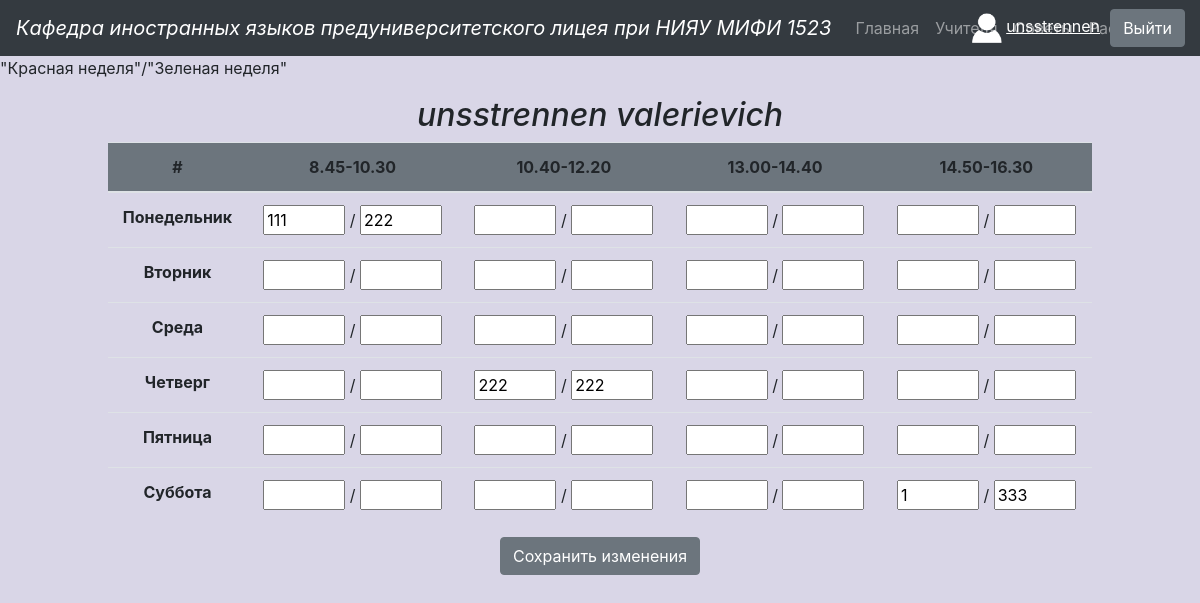
Before: /profile (signed in) with the older database file.
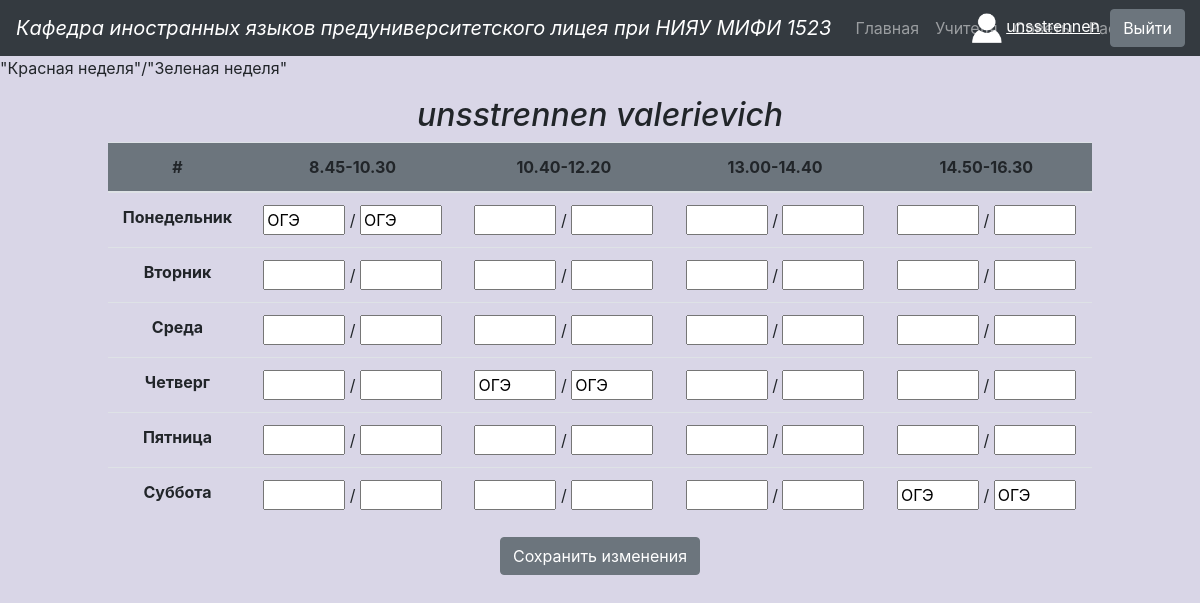
After: the same page with the newer database file.
### main.py (models this page shows, shortened)
class Timetable(db.Model):
    id = db.Column(db.Integer, primary_key=True)
    day = db.Column(db.String(30), unique=False, nullable=False)
    number = db.Column(db.Integer, unique=False, nullable=False)
    full_name = db.Column(db.String(80), unique=False, nullable=False)
    red_week = db.Column(db.String(30), unique=False, nullable=False)
    green_week = db.Column(db.String(30), unique=False, nullable=False)
    user_id = db.Column(db.Integer, unique=False, nullable=False)

### main.py (the view, shortened to what this page needs)
@app.route('/profile', methods=['get', 'post'])
def profile():
    if request.method == 'GET':
        if 'username' not in session:
            return redirect('/index')
        if session['username'] == 'admin':
            return redirect('/admin')
        query = Teacher.query.filter_by(username=session['username']).first()
        full_name = query.full_name
        teacher_dict = dict()
        for day in WEEK_DAYS:
            teacher_dict[day] = dict
        for day in WEEK_DAYS:
            day_dict = dict()
            for number in range(1, 5):
                query = Timetable.query.filter_by(day=day, number=number, full_name=full_name).first()
                day_dict[number] = {'red_week': query.red_week, 'green_week': query.green_week}
            teacher_dict[day] = day_dict
        print(teacher_dict['Понедельник'][1])
        return render_template('profile.html', session=session, full_name=full_name,
                               week_days=WEEK_DAYS, data=teacher_dict)

### templates/profile.html (shortened to what this page needs)
<!DOCTYPE html>
<html lang="ru">
<head>
        <link rel="stylesheet" href="{{ url_for('static', filename='css/bootstrap.min.css') }}" >
    <link rel="stylesheet" href="{{ url_for('static', filename='css/TEACHERS.css') }}" >
</head>
<body style='background-color:#d9d6e7;'>
  <nav class="navbar navbar-expand-lg navbar-dark bg-dark">
<a class="navbar-brand" href="#"><em>Кафедра иностранных языков предуниверситетского лицея при НИЯУ МИФИ 1523</em></a>
<div class="collapse navbar-collapse" id="navbarNav">
 <ul class="navbar-nav">
   <li class="nav-item">
     <a class="nav-link" href="/index">Главная</a>
   </li>
   <li class="nav-item">
     <a class="nav-link" href="/teachers">Учителя <span class="sr-only">(current)</span></a>
   </li>
   <li class="nav-item">
     <a class="nav-link" href="/advices">Советы</a>
   </li>
   <li class="nav-item">
     <a class="nav-link" href="/timetable">Расписание</a>
   </li>
 </ul>
    {% if session['username'] %}
    <div style="position: absolute; right: 100px;">
  <img src="{{ url_for('static', filename='images/user.png') }}" width="30" height="30">
    <a href="profile" style="color: white; text-decoration: underline; display: inline;">
        {{ session['username'] }}</a>
    </div>
        <a class="btn btn-secondary" href="logout" role="button" style="position: absolute; right: 15px; display: inline;">Выйти</a>
    {% else %}
  <a class="btn btn-secondary" href="login" role="button"style="position: absolute; right: 15px; display: inline;">Войти</a>
    {% endif %}
</div>
</nav>
  <p> "Красная неделя"/"Зеленая неделя"</p>
    <div class="text-center">
    <h2 class='my'><em>{{ full_name }}</em></h2>
  </div>
  <form method="post">
  <div class="row">
    <table class="table" style="width: 80%; text-align: center; margin: auto;">
  <thead class="bg-secondary">
    <tr>
      <th scope="col">#</th>
      <th scope="col">8.45-10.30</th>
      <th scope="col">10.40-12.20</th>
      <th scope="col">13.00-14.40</th>
      <th scope="col">14.50-16.30</th>
    </tr>
  </thead>
        {% for day in week_days %}
    <tr>
      <th scope="row">{{ day }}</th>
        {% for number in range(1, 5) %}
        <td>
            <input type="text" value="{{ data[day][number]['red_week'] }}" name="{{ session['user_id'] }}-{{ day }}-{{ number }}-red_week" size="3">
            /
            <input type="text" value="{{ data[day][number]['green_week'] }}" name="{{ session['user_id'] }}-{{ day }}-{{ number }}-green_week" size="3">
        {% endfor %}
    </tr>
        {% endfor %}
    </table>
  </div>
    <input class="btn btn-secondary" type="submit" value="Сохранить изменения" style="   display:block;
   position: relative; margin: 15px auto;">
    </form>
</body>
</html>

Changed rows visible on the page:
changed Timetable (number 1 of 3 on the later page): red_week "111" → "ОГЭ"; green_week "222" → "ОГЭ"
changed Timetable (number 2 of 3 on the later page): red_week "222" → "ОГЭ"; green_week "222" → "ОГЭ"
changed Timetable (number 3 of 3 on the later page): green_week "333" → "ОГЭ"
Other visible differences:
new list line: "ОГЭ"
list line gone: "1"
